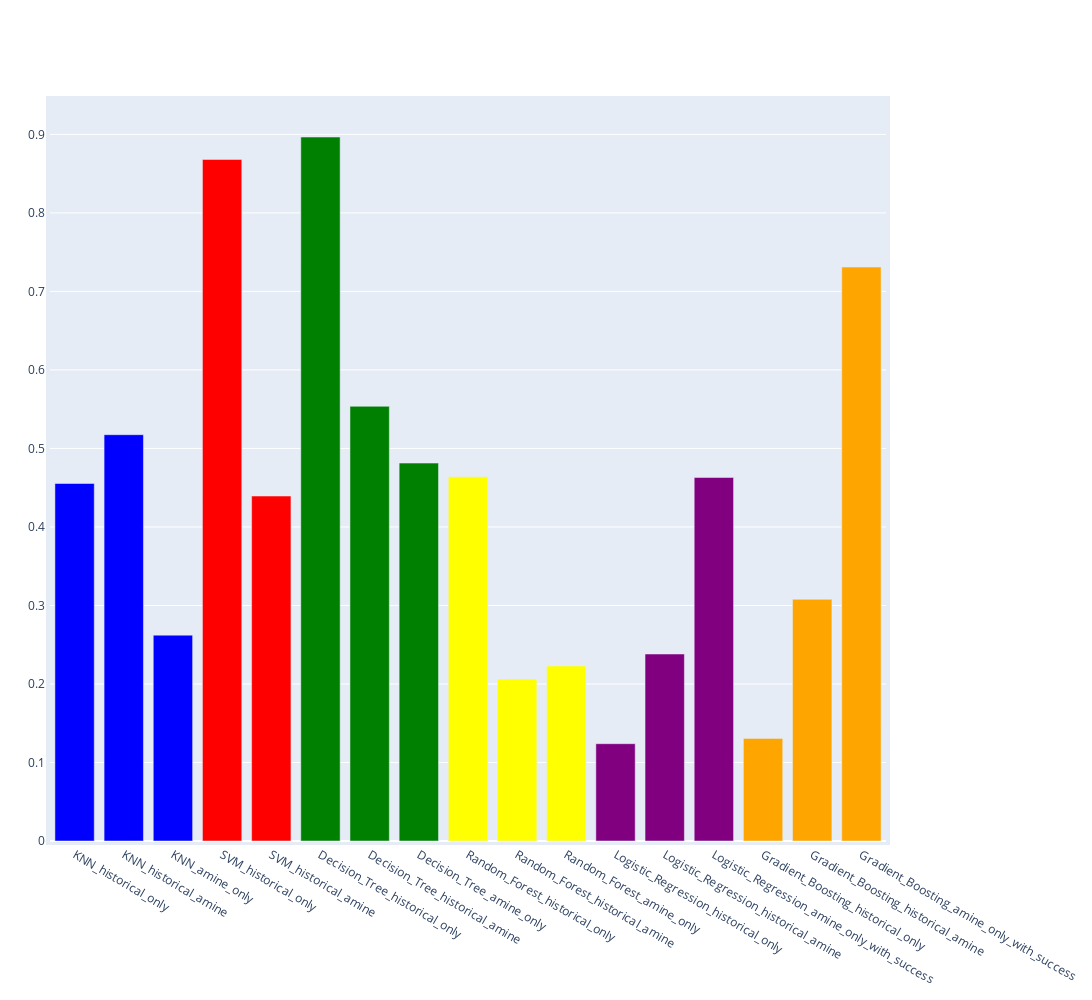

Notebook source saved alongside this figure:
### Code cell
fig = go.Figure()
model_names = []
values = []
bar_colors = []
for model in avg_stats.keys():
    num_examples = [i for i in range(len(avg_stats[model]['accuracies']))]
    if len(num_examples) == 1:
        model_names.append(model)
        values.append(avg_stats[model]['recalls'][0])
        for m in model_colors:
            if m in model:
                bar_colors.append(model_colors[m])

trace = go.Bar(x=model_names, y=values, marker_color=bar_colors)
fig.add_trace(trace)
fig.update_layout(
    autosize=False,
    width=1700,
    height=1000,
    margin=dict(
        l=50,
        r=50,
        b=100,
        t=100,
        pad=4
    ),
)
fig.show()

### Figure 1 — Plotly figure (JSON) as saved in the notebook; plotly's stock layout.template omitted (floating-point values rounded to 4 significant figures)
{"data": [{"marker": {"color": ["blue", "blue", "blue", "red", "red", "green", "green", "green", "yellow", "yellow", "yellow", "purple", "purple", "purple", "orange", "orange", "orange"]}, "type": "bar", "x": ["KNN_historical_only", "KNN_historical_amine", "KNN_amine_only", "SVM_historical_only", "SVM_historical_amine", "Decision_Tree_historical_only", "Decision_Tree_historical_amine", "Decision_Tree_amine_only", "Random_Forest_historical_only", "Random_Forest_historical_amine", "Random_Forest_amine_only", "Logistic_Regression_historical_only", "Logistic_Regression_historical_amine", "Logistic_Regression_amine_only_with_success", "Gradient_Boosting_historical_only", "Gradient_Boosting_historical_amine", "Gradient_Boosting_amine_only_with_success"], "y": [0.4553, 0.5175, 0.2622, 0.8681, 0.4394, 0.8966, 0.5537, 0.4813, 0.4641, 0.2062, 0.223, 0.1239, 0.2382, 0.4629, 0.1307, 0.3078, 0.731]}], "layout": {"autosize": false, "height": 1000, "margin": {"b": 100, "l": 50, "pad": 4, "r": 50, "t": 100}, "width": 1700}}
